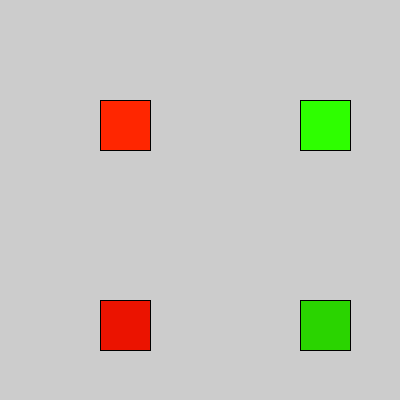
Frame 1 (no input)
Frame 60 (the mouse pressed at the canvas centre just before this capture): identical to frame 1, image omitted
Frame 120 (the mouse held since frame 60 and released just before this capture): identical to frame 1, image omitted

The Processing sketch that drew this single still picture (run headless with seeded random() and noise(); from frame 60 on, the mouse is pressed at the canvas centre):

// Processing sketch: colourComparison
// ── colourComparison.pde
void setup() {

  size(400, 400);

  colorMode(HSB, 360, 100, 100); 

  fill(9, 100, 100);
  rect(100,100,50,50);
  
  colorMode(RGB,255,255,255);
  fill(235,19,0);
  rect(100,300,50,50);
  
  
  colorMode(HSB, 360, 100, 100); 

  fill(109, 100, 100);
  rect(300,100,50,50);
  
  colorMode(RGB,255,255,255);
  fill(42,212,0);
  rect(300,300,50,50);
}

void draw() {
}
